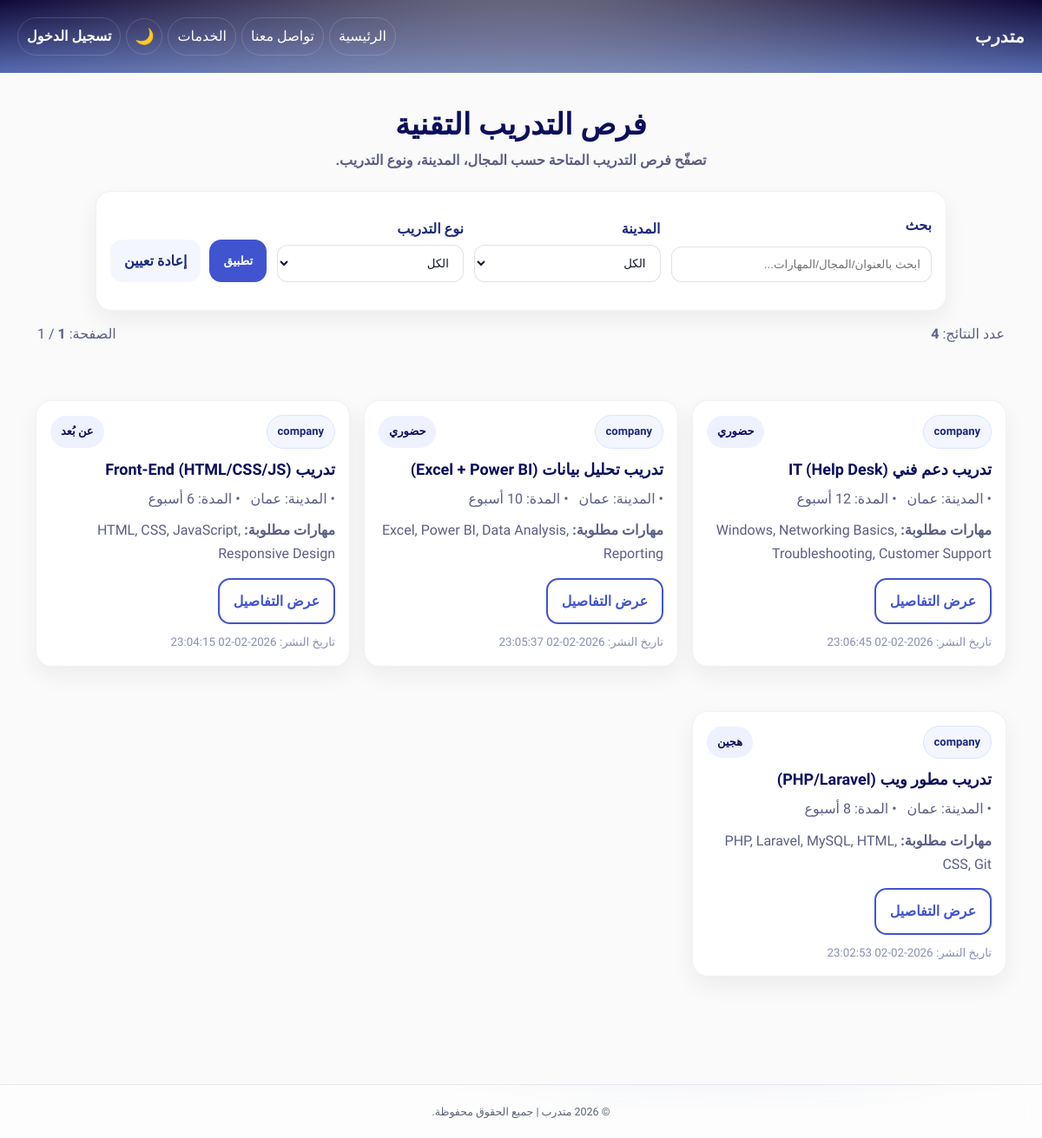
The app's page /specializations/it/it_internships_list.php with its own data.
### tables this page shows
CREATE TABLE `it_internships` (
  `internship_id` int(11) NOT NULL,
  `provider_user_id` int(11) NOT NULL,
  `title` varchar(200) NOT NULL,
  `description` text NOT NULL,
  `field` varchar(100) DEFAULT NULL,
  `internship_type` enum('onsite','remote','hybrid') NOT NULL DEFAULT 'onsite',
  `city` varchar(100) DEFAULT NULL,
  `country` varchar(100) DEFAULT NULL,
  `duration_weeks` smallint(6) DEFAULT NULL,
  `start_date` date DEFAULT NULL,
  `end_date` date DEFAULT NULL,
  `required_skills` text DEFAULT NULL,
  `seats` smallint(6) DEFAULT 1,
  `status` enum('draft','published','closed') NOT NULL DEFAULT 'published',
  `published_at` datetime DEFAULT current_timestamp(),
  `created_at` datetime NOT NULL DEFAULT current_timestamp(),
  `updated_at` datetime NOT NULL DEFAULT current_timestamp() ON UPDATE current_timestamp()
);

CREATE TABLE `it_providers` (
  `user_id` int(11) NOT NULL,
  `company_name` varchar(200) NOT NULL,
  `company_registration_no` varchar(50) DEFAULT NULL,
  `website` varchar(255) DEFAULT NULL,
  `description` text DEFAULT NULL,
  `city` varchar(100) DEFAULT NULL,
  `country` varchar(100) DEFAULT NULL,
  `created_at` datetime NOT NULL DEFAULT current_timestamp(),
  `updated_at` datetime NOT NULL DEFAULT current_timestamp() ON UPDATE current_timestamp()
);

### includes/theme_init.php (called while the page is built, shortened)
<?php
$theme = $_SESSION['site_theme'] ?? ($_COOKIE['site_theme'] ?? 'light');
$theme = ($theme === 'dark') ? 'dark' : 'light';
?>

### specializations/it/it_internships_list.php (the view, shortened to what this page needs)
<?php
require_once __DIR__ . '/../../includes/theme_init.php';
  include("../../includes/header.php");
$q    = trim($_GET['q'] ?? '');
$page = max(1, (int)($_GET['page'] ?? 1));
$perPage = 9;
$offset = ($page - 1) * $perPage;
$where = [];
$params = [];
$where[] = "i.status = 'published'";
$whereSql = "WHERE " . implode(" AND ", $where);
$stmtCount = $pdo->prepare("
    SELECT COUNT(*)
    FROM it_internships i
    JOIN it_providers p ON p.user_id = i.provider_user_id
    $whereSql
");
$stmtCount->execute($params);
$total = (int)$stmtCount->fetchColumn();
$totalPages = max(1, (int)ceil($total / $perPage));
$stmt = $pdo->prepare("
    SELECT
      i.internship_id,
      i.title,
      i.field,
      i.internship_type,
      i.city,
      i.country,
      i.duration_weeks,
      i.start_date,
      i.end_date,
      i.required_skills,
      i.published_at,
      p.company_name
    FROM it_internships i
    JOIN it_providers p ON p.user_id = i.provider_user_id
    $whereSql
    ORDER BY i.published_at DESC, i.internship_id DESC
    LIMIT $perPage OFFSET $offset
");
$stmt->execute($params);
$rows = $stmt->fetchAll(PDO::FETCH_ASSOC);
?>
<!DOCTYPE html>
<html lang="ar" dir="rtl">
<head>
  <link rel="stylesheet" href="../assets/css/style.css">
</head>
<body data-theme="<?= htmlspecialchars($theme) ?>">
<main class="page-shell">
  <header class="page-head">
    <h1 class="page-title">فرص التدريب التقنية</h1>
    <p class="page-subtitle">تصفّح فرص التدريب المتاحة حسب المجال، المدينة، ونوع التدريب.</p>
  </header>
  <section class="filters-card">
    <form method="GET" class="filters-grid">
      <div class="filters-field">
        <label for="q">بحث</label>
        <input type="text" id="q" name="q" value="<?= htmlspecialchars($q) ?>" placeholder="ابحث بالعنوان/المجال/المهارات...">
      </div>
      <div class="filters-field">
        <label for="city">المدينة</label>
        <select id="city" name="city">
          <option value="">الكل</option>
        </select>
      </div>
      <div class="filters-field">
        <label for="type">نوع التدريب</label>
        <select id="type" name="type">
          <option value="">الكل</option>
        </select>
      </div>
      <div class="filters-actions">
        <button class="btn btn-primary" type="submit">تطبيق</button>
        <a class="btn btn-ghost" href="it_internships_list.php">إعادة تعيين</a>
      </div>
    </form>
  </section>
  <div class="results-meta">
    <span>عدد النتائج: <strong><?= $total ?></strong></span>
    <span>الصفحة: <strong><?= $page ?></strong> / <?= $totalPages ?></span>
  </div>
  <section class="cards-grid">
    <?php if (empty($rows)): ?>
      <div class="empty-state">
        لا توجد فرص مطابقة للبحث الحالي.
      </div>
    <?php else: ?>
      <?php foreach ($rows as $r): ?>
        <article class="card">
          <div class="card-top">
            <span class="pill"><?= htmlspecialchars($r['company_name']) ?></span>
            <span class="type-badge">
              <?php
                $t = $r['internship_type'];
                echo ($t === 'remote' ? 'عن بُعد' : ($t === 'hybrid' ? 'هجين' : 'حضوري'));
              ?>
            </span>
          </div>
          <h3 class="card-title"><?= htmlspecialchars($r['title']) ?></h3>
          <p class="card-meta">
            <?php if (!empty($r['city'])): ?>
              <span>• المدينة: <?= htmlspecialchars($r['city']) ?></span>
            <?php endif; ?>
            <?php if (!empty($r['duration_weeks'])): ?>
              <span>• المدة: <?= (int)$r['duration_weeks'] ?> أسبوع</span>
            <?php endif; ?>
          </p>
          <?php if (!empty($r['required_skills'])): ?>
            <p class="card-skills">
              <strong>مهارات مطلوبة:</strong>
              <?= htmlspecialchars(mb_strimwidth($r['required_skills'], 0, 120, '...')) ?>
            </p>
          <?php endif; ?>
          <div class="card-actions">
            <a class="btn btn-outline" href="it_internship_view.php?id=<?= (int)$r['internship_id'] ?>">عرض التفاصيل</a>
          </div>
          <div class="card-foot">
            <small>تاريخ النشر: <?= htmlspecialchars($r['published_at']) ?></small>
          </div>
        </article>
      <?php endforeach; ?>
    <?php endif; ?>
  </section>
</main>
<?php include("../../includes/footer.php"); ?>
</body>
</html>

### assets/css/style.css (style rules this page uses)
section { padding: 34px 0; }
label { display: block; margin-bottom: 6px; font-weight: 700; color: var(--ink); }
.btn-primary { background: var(--primary); }
.page-title { margin: 10px 0 14px; }
label { display:block;margin-top:10px }
input { width:100%;padding:9px;border:1px solid #ccc;border-radius:10px;margin-top:6px }
button { padding:10px 14px;border:0;border-radius:10px;background:#0077b6;color:#fff;cursor:pointer }
.card { margin-top:15px;background:#f8f9fa;border:1px solid #e6e6e6;padding:12px;border-radius:12px }
.pill { display:inline-block;padding:8px 12px;border-radius:999px;background:#f3f6ff;border:1px solid #dbe3ff;color:#0c005a;font-size:13px; }

### assets/css/lawyers.css (style rules this page uses)
.page-title { font-size: 34px; letter-spacing: .2px; margin: 0 0 6px; }
.page-subtitle { margin: 0; color: var(--muted); font-weight: 600; }
.filters-card { width: min(980px, 96vw); margin: 0 auto 18px; padding: 12px; background: rgba(255,255,255,0.72); border: 1px solid var(--border); border-radius: var(--radius); box-shadow: var(--shadow-sm); backdrop-filter: blur(10px); -webkit-backdrop-filter: blur(10px); }
.card-top { display: flex; align-items: center; gap: 12px; margin-bottom: 12px; }
.pill { display: inline-flex; align-items: center; justify-content: center; padding: 5px 10px; border-radius: 999px; font-size: 12px; font-weight: 800; border: 1px solid transparent; white-space: nowrap; }
.card-actions { margin-top: 12px; display: flex; align-items: center; justify-content: flex-start; }
.card-actions .btn { box-shadow: none; }

### assets/css/theme.css (style rules this page uses)
:root { --bg: #fafafa; --surface: #ffffff; --primary: #415f9d; --primary-700: #314a83; --primary-800: #283f74; --ink: #0c005a; --text: #141827; --muted: #5b6475; --border: #e6e8f0; --border-strong: #d5d8e2; --shadow: 0 10px 30px rgba(12, 0, 90, 0.10); --shadow-sm: 0 6px 18px rgba(12, 0, 90, 0.08); --success: #2d6a4f; --danger: #c1121f; --warning: #f59f00; --info: #0ea5e9; --radius: 16px; --radius-sm: 12px; --radius-xs: 10px; --header-h: 64px; --sidebar-w: 280px; --container: 1200px; --footer-h: 42px; }
* { box-sizing: border-box; }
html, body { height: 100%; }
body { margin: 0; font-family: 'Cairo', system-ui, -apple-system, 'Segoe UI', Arial, sans-serif; background: var(--bg); color: var(--text); direction: rtl; line-height: 1.6; min-height: 100vh; display: flex; flex-direction: column; }
a { color: inherit; text-decoration: none; }
h1, h2, h3, h4 { color: var(--ink); margin: 0 0 10px 0; line-height: 1.25; }
:where(input, select, textarea) { width: 100%; padding: 10px 12px; border-radius: var(--radius-xs); border: 1px solid var(--border-strong); background: var(--surface); color: var(--text); outline: none; }
:where(input, select, textarea):focus { border-color: rgba(65, 95, 157, 0.55); box-shadow: 0 0 0 4px rgba(65, 95, 157, 0.12); }
button { font-family: inherit; }
.btn, button { display: inline-flex; align-items: center; justify-content: center; gap: 8px; padding: 10px 14px; border-radius: var(--radius-xs); border: 1px solid transparent; background: var(--primary); color: #fff; cursor: pointer; transition: transform .08s ease, box-shadow .18s ease, background .18s ease, border-color .18s ease, opacity .18s ease; }
.card { background: var(--surface); border-radius: var(--radius); border: 1px solid var(--border); box-shadow: var(--shadow-sm); padding: 5px 20px; margin-bottom: 20px; }
:where(a, button, input, select, textarea):focus-visible { outline: 3px solid rgba(65, 95, 157, 0.35); outline-offset: 2px; }

### records on screen
it_internships: provider_user.company_name "company", internship_type "حضوري", title "تدريب دعم فني IT (Help Desk)", city "عمان", required_skills "Windows, Networking Basics, Troubleshooting, Customer Support", published_at "2026-02-02 23:06:45"
it_internships: provider_user.company_name "company", internship_type "حضوري", title "تدريب تحليل بيانات (Excel + Power BI)", city "عمان", required_skills "Excel, Power BI, Data Analysis, Reporting", published_at "2026-02-02 23:05:37"
it_internships: provider_user.company_name "company", internship_type "عن بُعد", title "تدريب Front-End (HTML/CSS/JS)", city "عمان", required_skills "HTML, CSS, JavaScript, Responsive Design", published_at "2026-02-02 23:04:15"
it_internships: provider_user.company_name "company", internship_type "هجين", title "تدريب مطور ويب (PHP/Laravel)", city "عمان", required_skills "PHP, Laravel, MySQL, HTML, CSS, Git", published_at "2026-02-02 23:02:53"

### other values on screen
$total "4"
$page "1"
$totalPages "1"
